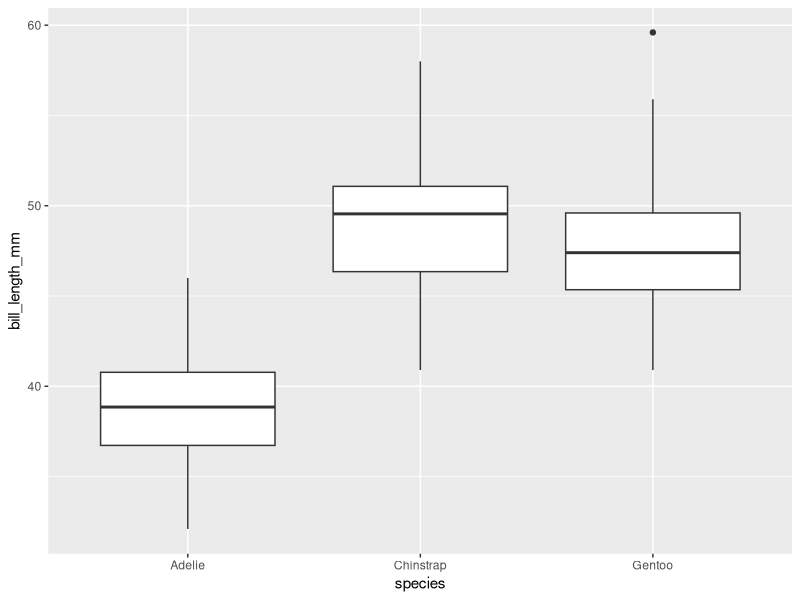
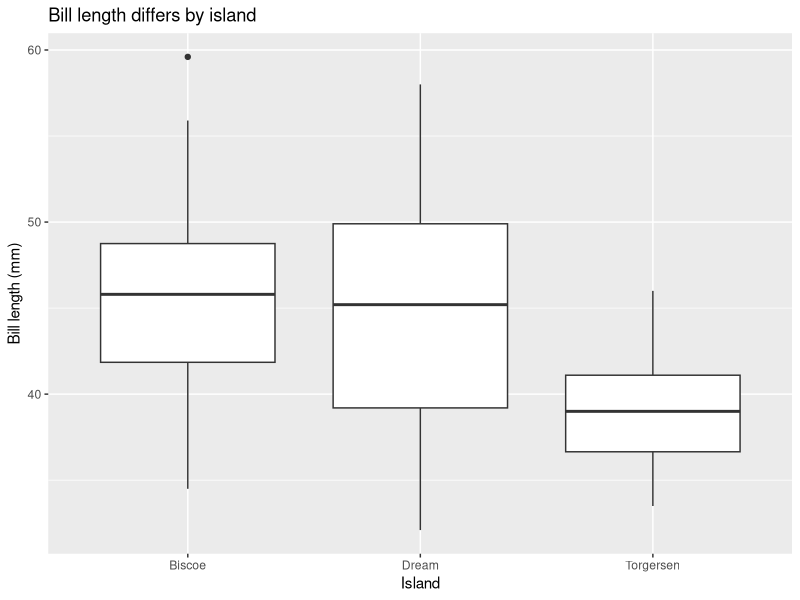
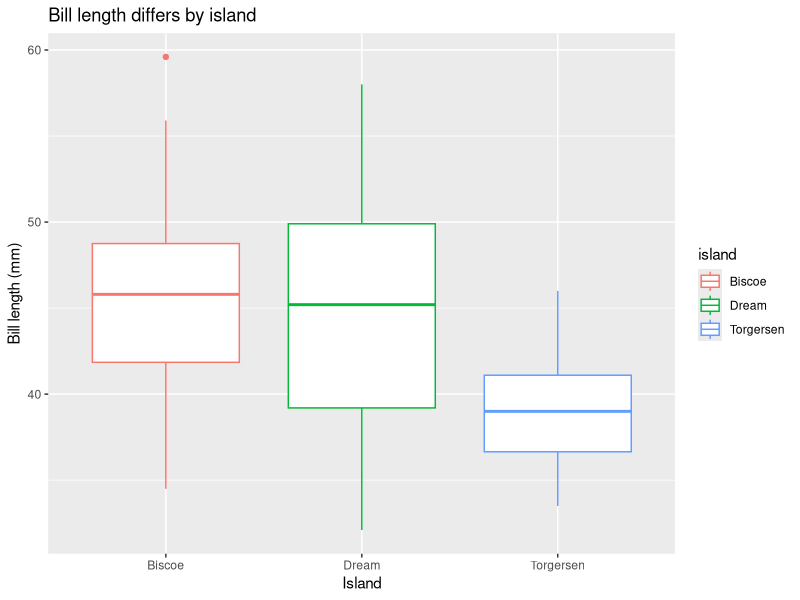
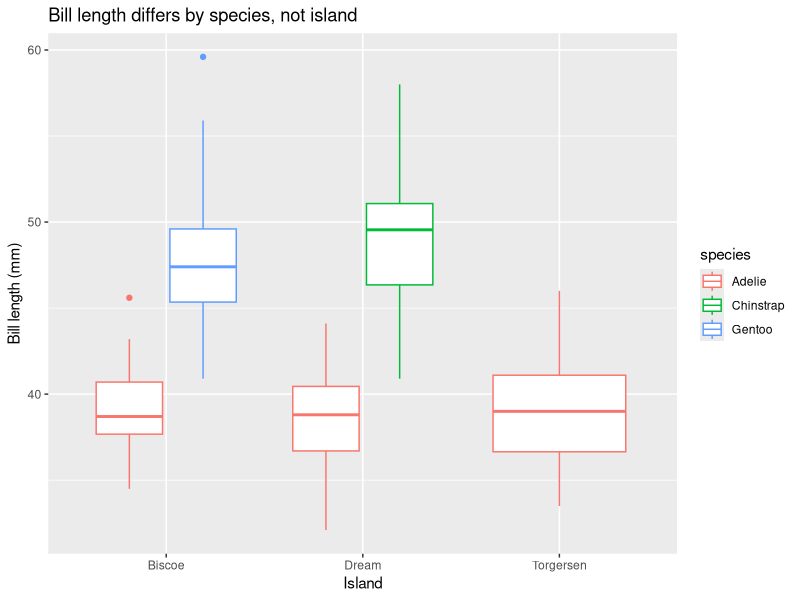
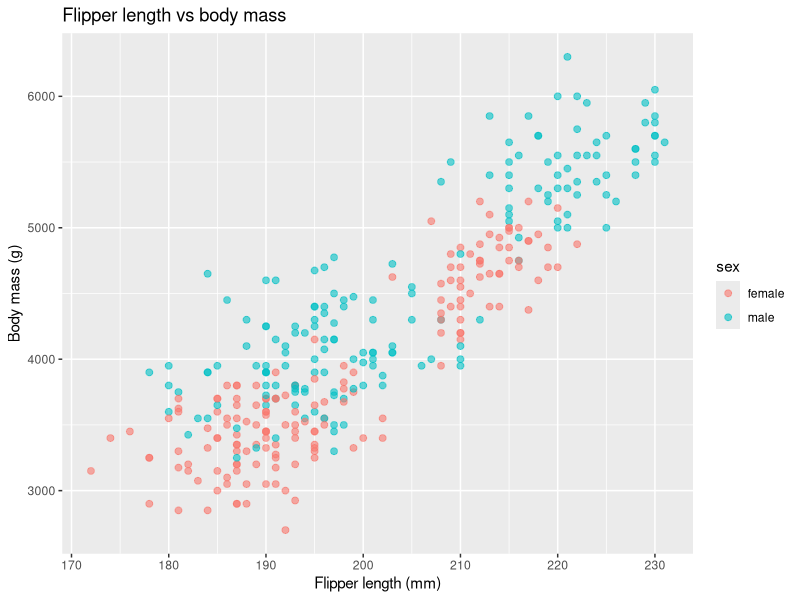
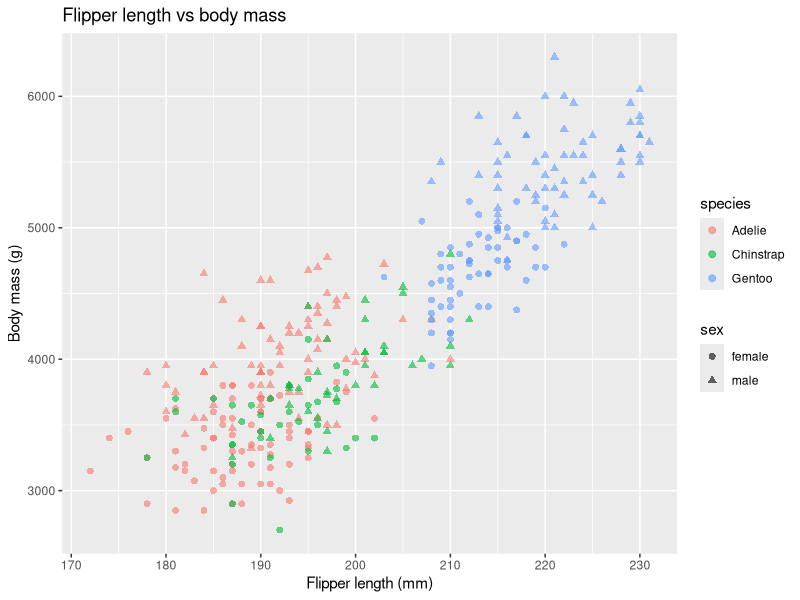
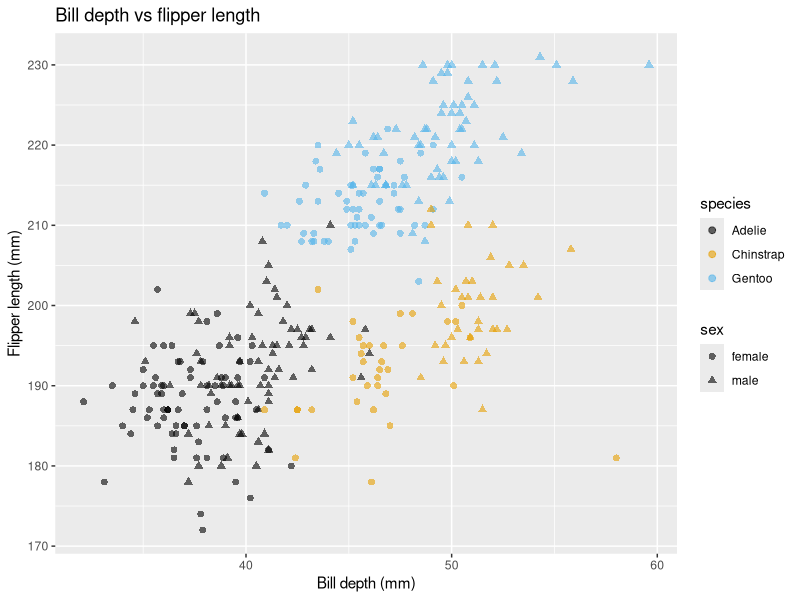

Write R code to recreate these figures, in order.
## ---- chunk 1
# This function will download the package from a remote repository.
# install.packages("palmerpenguins")

# This function loads the package into your current RStudio window
library(palmerpenguins)
## ---- chunk 2
View(penguins)
## ---- chunk 3
penguins |> View()
## ---- chunk 4
penguins |> head()
## ---- chunk 5
penguins |> head(n = 3)
## ---- chunk 6
penguins$bill_length_mm |> na.omit() |> round() |> head()
## ---- chunk 7
head(round(na.omit(penguins$bill_length_mm)))
## ---- chunk 8
penguins |> colnames()
## ---- chunk 9
penguins$bill_depth_mm |> na.omit() |> mean()
## ---- chunk 10
penguins |> summary()
## ---- chunk 11
penData <- penguins |> na.omit()
## ---- chunk 12
# Load the library. If you do not already have ggplot2 installed, remove the hash and run the next line:
# biocManager::install("ggplot2")

#  
library(ggplot2)

# The code to create a plot, using the template above:
ggplot(data = penData,
       mapping = aes(x = species,
                     y = bill_length_mm)) +
  geom_boxplot()
## ---- chunk 13
# ggplot(data = penData,
#       mapping = aes(x = ,
#                     y = )) +
#  geom_boxplot()

## ---- chunk 14
ggplot(data = penData,
       mapping = aes(x = island,
                     y = bill_length_mm)) +
  geom_boxplot() +
  labs(x = "Island",
       y = "Bill length (mm)") +
  ggtitle("Bill length differs by island")
## ---- chunk 15
ggplot(data = penData,
       mapping = aes(x = island,
                     y = bill_length_mm,
                     colour = island)) +
  geom_boxplot() +
  labs(x = "Island",
       y = "Bill length (mm)") +
  ggtitle("Bill length differs by island")
## ---- chunk 16
ggplot(data = penData,
       mapping = aes(x = island,
                     y = bill_length_mm,
                     colour = species)) +
  geom_boxplot() +
  labs(x = "Island",
       y = "Bill length (mm)") +
  ggtitle("Bill length differs by species, not island")
## ---- chunk 17
ggplot(data = penData,
       mapping = aes(x = flipper_length_mm,
                     y = body_mass_g,
                     colour = sex)) +
  geom_point(size = 2, alpha = 0.6) +
  labs(x = "Flipper length (mm)",
       y = "Body mass (g)") +
  ggtitle("Flipper length vs body mass")
## ---- chunk 18
ggplot(data = penData,
       mapping = aes(x = flipper_length_mm,
                     y = body_mass_g,
                     colour = species,
                     shape = sex)) +
  geom_point(size = 2, alpha = 0.6) +
  labs(x = "Flipper length (mm)",
       y = "Body mass (g)") +
  ggtitle("Flipper length vs body mass")
## ---- chunk 19
# These next two lines are installing and loading ggthemes, a package which let's us use the scale_color_colorblind() function. This function will change the colour scheme to something appropriate for colour-blind individuals. 
# biocManager::install("ggthemes")
library(ggthemes)

ggplot(data = penData,
       mapping = aes(x = bill_length_mm,
                     y = flipper_length_mm,
                     colour = species,
                     shape = sex)) +
  geom_point(size = 2, alpha = 0.6) +
  labs(x = "Bill depth (mm)",
       y = "Flipper length (mm)") +
  ggtitle("Bill depth vs flipper length") +
  scale_color_colorblind()
